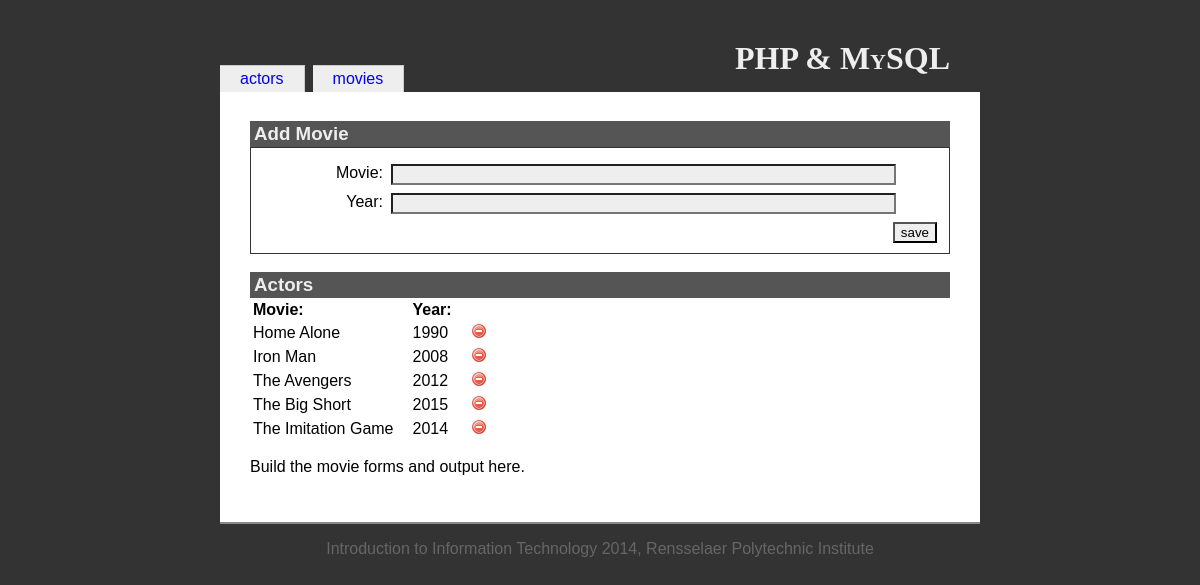
Page /iitajax/movies.php on the committed database.
### tables this page shows
CREATE TABLE `movies` (
  `movieid` int(10) UNSIGNED NOT NULL,
  `title` varchar(100) NOT NULL,
  `year` char(4) DEFAULT NULL
);

### iitajax/movies.php (the view, shortened to what this page needs)
<?php
  include('includes/init.inc.php');
  include('includes/functions.inc.php');
?>
<?php include('includes/head.inc.php'); ?>
<h1>PHP &amp; MySQL</h1>
<?php include('includes/menubody.inc.php'); ?>
<?php
  $dbOk = false;
  @ $db = new mysqli('localhost', 'root', 'issachkim99', 'iit');
  if ($db->connect_error) {
    echo '<div class="messages">Could not connect to the database. Error: ';
    echo $db->connect_errno . ' - ' . $db->connect_error . '</div>';
  } else {
    $dbOk = true;
  }
  $havePost = isset($_POST["save"]);
  $errors = '';
?>
<h3>Add Movie</h3>
<form id="addForm" name="addForm" action="movies.php" method="post" onsubmit="return validate(this);">
  <fieldset>
    <div class="formData">
      <label class="field" for="title">Movie:</label>
      <div class="value"><input type="text" size="60" value="<?php if($havePost && $errors != '') { echo $title; } ?>" name="title" id="title"/></div>
      <label class="field" for="year">Year:</label>
      <div class="value"><input type="text" size="60" value="<?php if($havePost && $errors != '') { echo $year; } ?>" name="year" id="year"/></div>
      <input type="submit" value="save" id="save" name="save"/>
    </div>
  </fieldset>
</form>
<h3>Actors</h3>
<table id="movieTable">
<?php
  if ($dbOk) {
    $query = 'select * from movies order by title';
    $result = $db->query($query);
    $numRecords = $result->num_rows;
    echo '<tr><th>Movie:</th><th>Year:</th><th></th></tr>';
    for ($i=0; $i < $numRecords; $i++) {
      $record = $result->fetch_assoc();
      if ($i % 2 == 0) {
        echo "\n".'<tr id="movie-' . $record['movieid'] . '"><td>';
      } else {
        echo "\n".'<tr class="odd" id="movie-' . $record['movieid'] . '"><td>';
      }
      echo htmlspecialchars($record['title']);
      echo '</td><td>';
      echo htmlspecialchars($record['year']);
      echo '</td><td>';
      echo '<img src="resources/delete.png" class="deleteActor" width="16" height="16" alt="delete actor"/>';
      echo '</td></tr>';
    }
  }
?>
</table>
<p>Build the movie forms and output here.</p>
<?php include('includes/foot.inc.php');
?>

### iitajax/resources/iit.css (style rules this page uses)
body { font-family: Georgia, Arial, Helvetica, sans-serif; color: black; background-color: #333; margin: 0; padding: 0; }
h1 { position: relative; top: 20px; text-align: right; margin: 20px 30px 0 0; font-family: Palatino, Times New Roman, Times, serif; font-variant: small-caps; }
fieldset { clear: both; margin: 0; padding-top: 1em; border: 1px solid #333; }
.field { width: 120px; margin: 0 0.5em 0.5em 0; float: left; clear: left; text-align: right; }
.value { margin: 0 0 0.5em 0; }
input { background-color: #eee; color: black; }
#save { float: right; }
h3 { margin: 1em 0 0 0; background-color: #555; color: #eee; padding: 2px 4px; }
table { margin: 0; }
th { text-align: left; padding-right: 1em; }
td { padding-right: 1em; }
.deleteActor { cursor: pointer; }

### rows in the picture
movies: title "Home Alone", year "1990"
movies: title "Iron Man", year "2008"
movies: title "The Avengers", year "2012"
movies: title "The Big Short", year "2015"
movies: title "The Imitation Game", year "2014"

### other values in the picture
$value "actors"
$value "movies"
